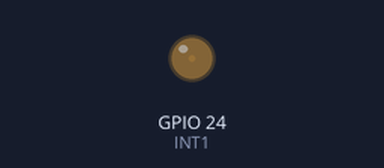
Bench run of a program on a simulated Raspberry Pi (BCM pin numbers). On the bench: output pins drawn as LEDs (lit = HIGH).

Above: at 0.05 s.
At 0.9 s:
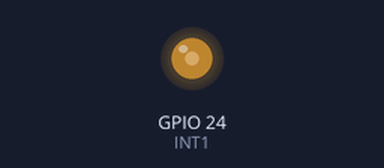
At 1.8 s:
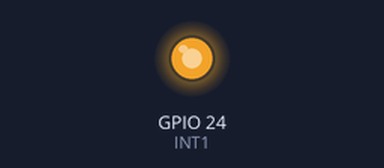
At 3.6 s:
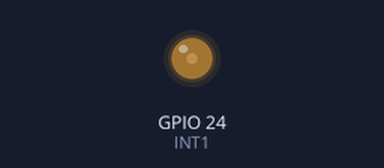
Timing chart, 0 to 5.3 s (numbered marks = the images above):
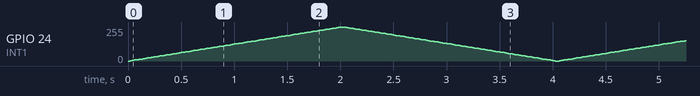

The program:

pwm.py
```python
#!/usr/bin/env python
# -*- coding: utf-8 -*-
import RPi.GPIO
import time

INT1 = 24
RPi.GPIO.setmode(RPi.GPIO.BCM)
RPi.GPIO.setup(INT1, RPi.GPIO.OUT)

# 创建一个 PWM 实例，需要两个参数，第一个是GPIO端口号，这里我们用14号
# 第二个是频率（Hz），频率越高LED看上去越不会闪烁，相应对CPU要求就越高，设置合适的值就可以
pwm = RPi.GPIO.PWM(INT1, 80)

# 启用 PWM，参数是占空比，范围：0.0 <= 占空比 >= 100.0
pwm.start(0)

try:
    while True:
        # 电流从小到大，LED由暗到亮
        for i in xrange(0, 101, 1):
            # 更改占空比，
            pwm.ChangeDutyCycle(i)
            time.sleep(.02)

        # 再让电流从大到小，LED由亮变暗
        for i in xrange(100, -1, -1):
            pwm.ChangeDutyCycle(i)
            time.sleep(.02)

# 最后一段是一个小技巧。这个程序如果不强制停止会不停地执行下去。
# 而Ctrl+C强制终端程序的话，GPIO口又没有机会清理。
# 加上一个try except 可以捕捉到Ctrl+C强制中断的动作，
# 试图强制中断时，程序不会马上停止而是会先跳到这里来做一些你想做完的事情，比如清理GPIO口。
except KeyboardInterrupt:
    pass

# 停用 PWM
pwm.stop()

# 清理GPIO口
RPi.GPIO.cleanup()
```
